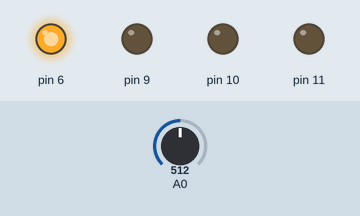
Simulated run of this sketch. Board: Arduino Uno, built with avr-gcc and run on an emulated ATmega328P. On the bench: output pins drawn as LEDs (lit = HIGH). Inputs (shaded band) come from the test bench; at power-on: A0 = 512. Random numbers use the default seed unless the sketch sets one.

Above: at 1.2 s.
1.3 s: A0 set to 449
2.8 s: A0 set to 429
At 4.0 s:
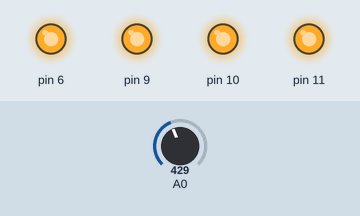
4.3 s: A0 set to 300
5.8 s: A0 set to 277
At 6.5 s:
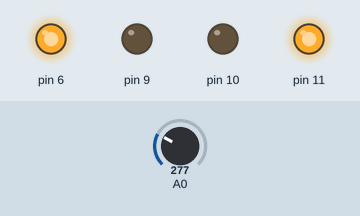
At 8.5 s:
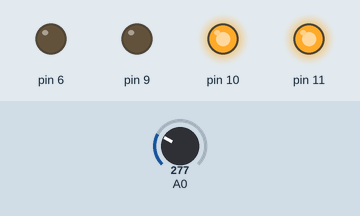
8.8 s: A0 set to 162
At 10.0 s:
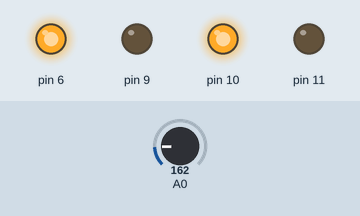
11.8 s: A0 set to 139
Timing chart, 0 to 18.3 s (numbered marks = the images above; inputs shaded):
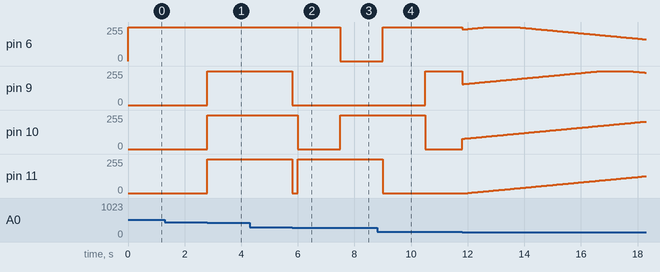

The sketch:

00_4ch.ino
```cpp
uint32_t get_time_delta(uint32_t since, uint32_t now) {
    uint32_t delta;
    if (since > now) {
      delta = UINT32_MAX - since + now;
    } else {
      delta = now - since;
    }
    return delta;
}

class Timer {
  public:
    uint32_t since, duration;

    Timer(){}
    Timer(uint32_t initial_since, uint32_t initial_duration) {
      since = initial_since;
      duration = initial_duration;
    }

    bool check(uint32_t now) {
      if (get_time_delta(since, now) >= duration) {
        return true;
      }
      return false;
    }

    void reset(uint32_t now) {
      since = now;
    }

    bool check_and_reset(uint32_t now) {
      if (check(now)) {
        reset(now);
        return true;
      }
      return false;
    }
};

class FadeLed {
  private:
    bool is_started = false;
    bool is_increase = true;
    bool is_edge = false;
    Timer start_delay_timer;
    Timer fade_delay_timer;
    Timer edge_delay_timer;
    uint8_t value = 0;
    void change_value(uint32_t now) {
      if (value == 0) {
        is_increase = true;
      };
      if (value == 255) {
        is_increase = false;
      };
      if (is_increase) {
        value++;
      } else {
        value--;
      };
      if (value == 0 or value == 255) {
        is_edge = true;
        edge_delay_timer.reset(now);
      } else {
        fade_delay_timer.reset(now);
      };
    }

  public:
    FadeLed(){};
    FadeLed(uint32_t now, uint32_t start_delay, uint32_t fade_delay, uint32_t edge_delay) {
      start_delay_timer = Timer(now, start_delay);
      fade_delay_timer = Timer(now, fade_delay);
      edge_delay_timer = Timer(now, edge_delay);
    }

    uint8_t get_value(uint32_t now) {
      if (!is_started) {
        if (start_delay_timer.check(now)) {
          is_started = true;
          change_value(now);
        };
        return 0;
      };
      if (is_edge) {
        if (edge_delay_timer.check(now)) {
          is_edge = false;
          change_value(now);
        }
        return value;
      }
      if (fade_delay_timer.check(now)) {
        change_value(now);
      }
      return value;
    }
};

class VaryLed {
    private:
        uint8_t active_leds[2] = {0, 1};
        uint8_t current_active_led = 0;
        Timer timer = Timer(millis(), 1500);

        uint8_t get_new_led_id(){
            uint8_t new_id;
            do {
                new_id = random(0, 4);
            } while (active_leds[0] == new_id || active_leds[1] == new_id);
            return new_id;
        }

        void change(){
            uint8_t current_led_id = active_leds[current_active_led];
            leds[current_led_id] = LOW;
            uint8_t new_led_id = get_new_led_id();
            leds[new_led_id] = HIGH;
            active_leds[current_active_led] = new_led_id;
            if (current_active_led == 0) {
                current_active_led = 1;
            } else {
                current_active_led =0;
            }
            is_changed = true;
        }
    public:
        bool is_changed = true;
        uint8_t leds[4] = {HIGH, HIGH, LOW, LOW};

        VaryLed(){};

        void tick(){
            if (!timer.check_and_reset(millis())){
                return;
            }
            change();
        }
};

FadeLed red_fade;
FadeLed green_fade;
FadeLed orange_fade;
FadeLed blue_fade;
VaryLed varyLed;

void setup(){
  randomSeed(analogRead(0));
  pinMode(6, OUTPUT);
  pinMode(9, OUTPUT);
  pinMode(10, OUTPUT);
  pinMode(11, OUTPUT);
  uint32_t now = millis();
  red_fade = FadeLed(now, 0, 50, 1000);
  green_fade = FadeLed(now, 4000, 50, 1000);
  orange_fade = FadeLed(now, 8000, 50, 1000);
  blue_fade = FadeLed(now, 12000, 50, 1000);
}

void loop(){
  varyLed.tick();
  uint32_t now = millis();
  uint8_t red_fade_value = red_fade.get_value(now);
  uint8_t green_fade_value = green_fade.get_value(now);
  uint8_t orange_fade_value = orange_fade.get_value(now);
  uint8_t blue_fade_value = blue_fade.get_value(now);
  switch (map(analogRead(A0), 0, 1024, 0, 7))
  {
  case 0:
    analogWrite(6, red_fade_value);
    analogWrite(9, green_fade_value);
    analogWrite(10, orange_fade_value);
    analogWrite(11, blue_fade_value);
    break;
  case 1:
    if (varyLed.is_changed) {
        digitalWrite(6, varyLed.leds[0]);
        digitalWrite(9, varyLed.leds[1]);
        digitalWrite(10, varyLed.leds[2]);
        digitalWrite(11, varyLed.leds[3]);
        varyLed.is_changed = false;
    }
    break;
  case 2:
    digitalWrite(6, HIGH);
    digitalWrite(9, HIGH);
    digitalWrite(10, HIGH);
    digitalWrite(11, HIGH);
    break;
  case 3:
    digitalWrite(6, HIGH);
    digitalWrite(9, LOW);
    digitalWrite(10, LOW);
    digitalWrite(11, LOW);
    break;
  case 4:
    digitalWrite(6, LOW);
    digitalWrite(9, HIGH);
    digitalWrite(10, LOW);
    digitalWrite(11, LOW);
    break;
  case 5:
    digitalWrite(6, LOW);
    digitalWrite(9, LOW);
    digitalWrite(10, HIGH);
    digitalWrite(11, LOW);
    break;
  case 6:
    digitalWrite(6, LOW);
    digitalWrite(9, LOW);
    digitalWrite(10, LOW);
    digitalWrite(11, HIGH);
    break;
  }
}
```

Measured:
- the behaviour switches between 439 and 438 on A0 (found by bisection; images 0 and 1)
- the behaviour switches between 293 and 292 on A0 (found by bisection; images 1 and 2)
- after the input at 1.3 s, every drawn part: stays the same
- after the input at 2.8 s, pin 9–11: 0/255 → 255/255 at once
- after the input at 4.3 s, every drawn part: stays the same
- after the input at 5.8 s, pin 6: 255/255 → 0/255 after 1.7 s; pin 9: 255/255 → 0/255 at once; pin 10: 255/255 → 0/255 after 0.20 s, → 255/255 1.5 s later; pin 11: 255/255 → 0/255 at once, → 255/255 0.20 s later
